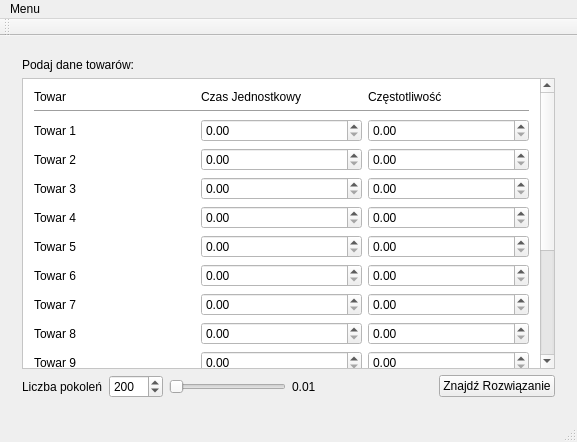
<?xml version="1.0" encoding="UTF-8"?>
<ui version="4.0">
 <class>UserWindow</class>
 <widget class="QMainWindow" name="UserWindow">
  <property name="geometry">
   <rect>
    <x>0</x>
    <y>0</y>
    <width>577</width>
    <height>442</height>
   </rect>
  </property>
  <property name="windowTitle">
   <string>Problem Magazyniera</string>
  </property>
  <widget class="QWidget" name="centralWidget">
   <layout class="QVBoxLayout" name="verticalLayout_2">
    <item>
     <widget class="QStackedWidget" name="stackedWidget">
      <property name="currentIndex">
       <number>0</number>
      </property>
      <widget class="QWidget" name="inputPage">
       <layout class="QVBoxLayout" name="verticalLayout_3">
        <item>
         <widget class="QLabel" name="label_19">
          <property name="text">
           <string>Podaj dane towarów:</string>
          </property>
         </widget>
        </item>
        <item>
         <widget class="QScrollArea" name="scrollArea">
          <property name="palette">
           <palette>
            <active>
             <colorrole role="Window">
              <brush brushstyle="SolidPattern">
               <color alpha="255">
                <red>255</red>
                <green>255</green>
                <blue>255</blue>
               </color>
              </brush>
             </colorrole>
            </active>
            <inactive>
             <colorrole role="Window">
              <brush brushstyle="SolidPattern">
               <color alpha="255">
                <red>255</red>
                <green>255</green>
                <blue>255</blue>
               </color>
              </brush>
             </colorrole>
            </inactive>
            <disabled>
             <colorrole role="Window">
              <brush brushstyle="SolidPattern">
               <color alpha="255">
                <red>255</red>
                <green>255</green>
                <blue>255</blue>
               </color>
              </brush>
             </colorrole>
            </disabled>
           </palette>
          </property>
          <property name="frameShape">
           <enum>QFrame::StyledPanel</enum>
          </property>
          <property name="widgetResizable">
           <bool>true</bool>
          </property>
          <widget class="QWidget" name="scrollAreaWidgetContents">
           <property name="geometry">
            <rect>
             <x>0</x>
             <y>0</y>
             <width>522</width>
             <height>462</height>
            </rect>
           </property>
           <layout class="QVBoxLayout" name="verticalLayout">
            <item>
             <layout class="QHBoxLayout" name="horizontalLayout">
              <item>
               <widget class="QLabel" name="label_18">
                <property name="text">
                 <string>Towar</string>
                </property>
               </widget>
              </item>
              <item>
               <widget class="QLabel" name="label_10">
                <property name="text">
                 <string>Czas Jednostkowy</string>
                </property>
               </widget>
              </item>
              <item>
               <widget class="QLabel" name="label_17">
                <property name="text">
                 <string>Częstotliwość</string>
                </property>
               </widget>
              </item>
             </layout>
            </item>
            <item>
             <widget class="Line" name="line">
              <property name="orientation">
               <enum>Qt::Horizontal</enum>
              </property>
             </widget>
            </item>
            <item>
             <layout class="QHBoxLayout" name="inputLayout1">
              <item>
               <widget class="QLabel" name="label_14">
                <property name="text">
                 <string>Towar 1</string>
                </property>
               </widget>
              </item>
              <item>
               <widget class="QDoubleSpinBox" name="timeSpinBox1"/>
              </item>
              <item>
               <widget class="QDoubleSpinBox" name="freqSpinBox1"/>
              </item>
             </layout>
            </item>
            <item>
             <layout class="QHBoxLayout" name="inputLayout2">
              <item>
               <widget class="QLabel" name="label_5">
                <property name="text">
                 <string>Towar 2</string>
                </property>
               </widget>
              </item>
              <item>
               <widget class="QDoubleSpinBox" name="timeSpinBox2"/>
              </item>
              <item>
               <widget class="QDoubleSpinBox" name="freqSpinBox2"/>
              </item>
             </layout>
            </item>
            <item>
             <layout class="QHBoxLayout" name="inputLayout3">
              <item>
               <widget class="QLabel" name="label_11">
                <property name="text">
                 <string>Towar 3</string>
                </property>
               </widget>
              </item>
              <item>
               <widget class="QDoubleSpinBox" name="timeSpinBox3"/>
              </item>
              <item>
               <widget class="QDoubleSpinBox" name="freqSpinBox3"/>
              </item>
             </layout>
            </item>
            <item>
             <layout class="QHBoxLayout" name="inputLayout4">
              <item>
               <widget class="QLabel" name="label_15">
                <property name="text">
                 <string>Towar 4</string>
                </property>
               </widget>
              </item>
              <item>
               <widget class="QDoubleSpinBox" name="timeSpinBox4"/>
              </item>
              <item>
               <widget class="QDoubleSpinBox" name="freqSpinBox4"/>
              </item>
             </layout>
            </item>
            <item>
             <layout class="QHBoxLayout" name="inputLayout5">
              <item>
               <widget class="QLabel" name="label_8">
                <property name="text">
                 <string>Towar 5</string>
                </property>
               </widget>
              </item>
              <item>
               <widget class="QDoubleSpinBox" name="timeSpinBox5"/>
              </item>
              <item>
               <widget class="QDoubleSpinBox" name="freqSpinBox5"/>
              </item>
             </layout>
            </item>
            <item>
             <layout class="QHBoxLayout" name="inputLayout6">
              <item>
               <widget class="QLabel" name="label_7">
                <property name="text">
                 <string>Towar 6</string>
                </property>
               </widget>
              </item>
              <item>
               <widget class="QDoubleSpinBox" name="timeSpinBox6"/>
              </item>
              <item>
               <widget class="QDoubleSpinBox" name="freqSpinBox6"/>
              </item>
             </layout>
            </item>
            <item>
             <layout class="QHBoxLayout" name="inputLayout7">
              <item>
               <widget class="QLabel" name="label_16">
                <property name="text">
                 <string>Towar 7</string>
                </property>
               </widget>
              </item>
              <item>
               <widget class="QDoubleSpinBox" name="timeSpinBox7"/>
              </item>
              <item>
               <widget class="QDoubleSpinBox" name="freqSpinBox7"/>
              </item>
             </layout>
            </item>
            <item>
             <layout class="QHBoxLayout" name="inputLayout8">
              <item>
               <widget class="QLabel" name="label_9">
                <property name="text">
                 <string>Towar 8</string>
                </property>
               </widget>
              </item>
              <item>
               <widget class="QDoubleSpinBox" name="timeSpinBox8"/>
              </item>
              <item>
               <widget class="QDoubleSpinBox" name="freqSpinBox8"/>
              </item>
             </layout>
            </item>
            <item>
             <layout class="QHBoxLayout" name="inputLayout9">
              <item>
               <widget class="QLabel" name="label_6">
                <property name="text">
                 <string>Towar 9</string>
                </property>
               </widget>
              </item>
              <item>
               <widget class="QDoubleSpinBox" name="timeSpinBox9"/>
              </item>
              <item>
               <widget class="QDoubleSpinBox" name="freqSpinBox9"/>
              </item>
             </layout>
            </item>
            <item>
             <layout class="QHBoxLayout" name="inputLayout10">
              <item>
               <widget class="QLabel" name="label">
                <property name="text">
                 <string>Towar 10</string>
                </property>
               </widget>
              </item>
              <item>
               <widget class="QDoubleSpinBox" name="timeSpinBox10"/>
              </item>
              <item>
               <widget class="QDoubleSpinBox" name="freqSpinBox10"/>
              </item>
             </layout>
            </item>
            <item>
             <layout class="QHBoxLayout" name="inputLayout11">
              <item>
               <widget class="QLabel" name="label_13">
                <property name="text">
                 <string>Towar 11</string>
                </property>
               </widget>
              </item>
              <item>
               <widget class="QDoubleSpinBox" name="timeSpinBox11"/>
              </item>
              <item>
               <widget class="QDoubleSpinBox" name="freqSpinBox11"/>
              </item>
             </layout>
            </item>
            <item>
             <layout class="QHBoxLayout" name="inputLayout12">
              <item>
               <widget class="QLabel" name="label_12">
                <property name="text">
                 <string>Towar 12</string>
                </property>
               </widget>
              </item>
              <item>
               <widget class="QDoubleSpinBox" name="timeSpinBox12"/>
              </item>
              <item>
               <widget class="QDoubleSpinBox" name="freqSpinBox12"/>
              </item>
             </layout>
            </item>
            <item>
             <layout class="QHBoxLayout" name="inputLayout13">
              <item>
               <widget class="QLabel" name="label_3">
                <property name="text">
                 <string>Towar 13</string>
                </property>
               </widget>
              </item>
              <item>
               <widget class="QDoubleSpinBox" name="timeSpinBox13"/>
              </item>
              <item>
               <widget class="QDoubleSpinBox" name="freqSpinBox13"/>
              </item>
             </layout>
            </item>
            <item>
             <layout class="QHBoxLayout" name="inputLayout14">
              <item>
               <widget class="QLabel" name="label_2">
                <property name="text">
                 <string>Towar 14</string>
                </property>
               </widget>
              </item>
              <item>
               <widget class="QDoubleSpinBox" name="timeSpinBox14"/>
              </item>
              <item>
               <widget class="QDoubleSpinBox" name="freqSpinBox14"/>
              </item>
             </layout>
            </item>
            <item>
             <layout class="QHBoxLayout" name="inputLayout15">
              <item>
               <widget class="QLabel" name="label_4">
                <property name="text">
                 <string>Towar 15</string>
                </property>
               </widget>
              </item>
              <item>
               <widget class="QDoubleSpinBox" name="timeSpinBox15"/>
              </item>
              <item>
               <widget class="QDoubleSpinBox" name="freqSpinBox15"/>
              </item>
             </layout>
            </item>
           </layout>
          </widget>
         </widget>
        </item>
        <item>
         <layout class="QHBoxLayout" name="horizontalLayout_17">
          <item>
           <widget class="QLabel" name="label_21">
            <property name="text">
             <string>Liczba pokoleń</string>
            </property>
           </widget>
          </item>
          <item>
           <widget class="QSpinBox" name="generationsNoSpinBox">
            <property name="minimum">
             <number>1</number>
            </property>
            <property name="maximum">
             <number>1000</number>
            </property>
            <property name="value">
             <number>200</number>
            </property>
           </widget>
          </item>
          <item>
           <widget class="QSlider" name="mutationSlider">
            <property name="minimum">
             <number>1</number>
            </property>
            <property name="orientation">
             <enum>Qt::Horizontal</enum>
            </property>
           </widget>
          </item>
          <item>
           <widget class="QLabel" name="mutationLabel">
            <property name="text">
             <string>0.01</string>
            </property>
           </widget>
          </item>
          <item>
           <spacer name="horizontalSpacer">
            <property name="orientation">
             <enum>Qt::Horizontal</enum>
            </property>
            <property name="sizeHint" stdset="0">
             <size>
              <width>40</width>
              <height>20</height>
             </size>
            </property>
           </spacer>
          </item>
          <item>
           <widget class="QPushButton" name="getSolutionButton">
            <property name="text">
             <string>Znajdź Rozwiązanie</string>
            </property>
           </widget>
          </item>
         </layout>
        </item>
       </layout>
      </widget>
      <widget class="QWidget" name="outputPage">
       <layout class="QVBoxLayout" name="verticalLayout_4">
        <item>
         <widget class="QTableWidget" name="tableWidget">
          <property name="editTriggers">
           <set>QAbstractItemView::NoEditTriggers</set>
          </property>
          <attribute name="horizontalHeaderCascadingSectionResizes">
           <bool>false</bool>
          </attribute>
          <attribute name="verticalHeaderStretchLastSection">
           <bool>false</bool>
          </attribute>
          <row>
           <property name="text">
            <string>1</string>
           </property>
          </row>
          <row>
           <property name="text">
            <string>2</string>
           </property>
          </row>
          <row>
           <property name="text">
            <string>3</string>
           </property>
          </row>
          <row>
           <property name="text">
            <string>4</string>
           </property>
          </row>
          <row>
           <property name="text">
            <string>5</string>
           </property>
          </row>
          <row>
           <property name="text">
            <string>6</string>
           </property>
          </row>
          <row>
           <property name="text">
            <string>7</string>
           </property>
          </row>
          <row>
           <property name="text">
            <string>8</string>
           </property>
          </row>
          <row>
           <property name="text">
            <string>9</string>
           </property>
          </row>
          <row>
           <property name="text">
            <string>10</string>
           </property>
          </row>
          <row>
           <property name="text">
            <string>11</string>
           </property>
          </row>
          <row>
           <property name="text">
            <string>12</string>
           </property>
          </row>
          <row>
           <property name="text">
            <string>13</string>
           </property>
          </row>
          <row>
           <property name="text">
            <string>14</string>
           </property>
          </row>
          <row>
           <property name="text">
            <string>15</string>
           </property>
          </row>
          <column>
           <property name="text">
            <string>Nr Towaru</string>
           </property>
          </column>
          <column>
           <property name="text">
            <string>Czas Jednostkowy</string>
           </property>
          </column>
          <column>
           <property name="text">
            <string>Częstotliwość</string>
           </property>
          </column>
         </widget>
        </item>
        <item>
         <layout class="QHBoxLayout" name="horizontalLayout_2">
          <item>
           <widget class="QLabel" name="label_20">
            <property name="text">
             <string>Średni czas załadunku towaru</string>
            </property>
           </widget>
          </item>
          <item>
           <widget class="QLabel" name="averageTimeLabel">
            <property name="text">
             <string>66.6</string>
            </property>
           </widget>
          </item>
         </layout>
        </item>
        <item>
         <layout class="QHBoxLayout" name="horizontalLayout_3">
          <item>
           <widget class="QLabel" name="label_22">
            <property name="text">
             <string>Liczba pokoleń</string>
            </property>
           </widget>
          </item>
          <item>
           <widget class="QLabel" name="generationsNoLabel">
            <property name="text">
             <string>666</string>
            </property>
           </widget>
          </item>
         </layout>
        </item>
        <item>
         <layout class="QHBoxLayout" name="horizontalLayout_4">
          <item>
           <spacer name="horizontalSpacer_2">
            <property name="orientation">
             <enum>Qt::Horizontal</enum>
            </property>
            <property name="sizeHint" stdset="0">
             <size>
              <width>40</width>
              <height>20</height>
             </size>
            </property>
           </spacer>
          </item>
          <item>
           <widget class="QPushButton" name="newTaskButton">
            <property name="text">
             <string>Wprowadź nowe dane</string>
            </property>
           </widget>
          </item>
         </layout>
        </item>
       </layout>
      </widget>
     </widget>
    </item>
   </layout>
  </widget>
  <widget class="QMenuBar" name="menuBar">
   <property name="geometry">
    <rect>
     <x>0</x>
     <y>0</y>
     <width>577</width>
     <height>21</height>
    </rect>
   </property>
   <widget class="QMenu" name="menuMenu">
    <property name="title">
     <string>Menu</string>
    </property>
    <addaction name="actionAuthors"/>
    <addaction name="actionQuit"/>
   </widget>
   <addaction name="menuMenu"/>
  </widget>
  <widget class="QToolBar" name="mainToolBar">
   <attribute name="toolBarArea">
    <enum>TopToolBarArea</enum>
   </attribute>
   <attribute name="toolBarBreak">
    <bool>false</bool>
   </attribute>
  </widget>
  <widget class="QStatusBar" name="statusBar"/>
  <action name="actionAuthors">
   <property name="text">
    <string>Autorzy</string>
   </property>
  </action>
  <action name="actionQuit">
   <property name="text">
    <string>Wyjdź</string>
   </property>
  </action>
 </widget>
 <layoutdefault spacing="6" margin="11"/>
 <resources/>
 <connections/>
</ui>
